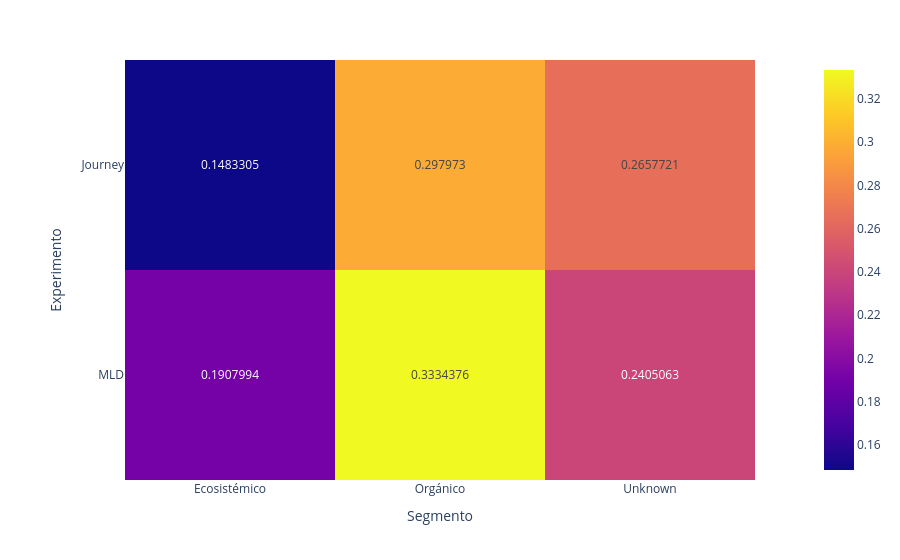

Write notebook code for a chart like this one.
### Markdown cell above
The only variable that appears to be significant is the **system type**. In the organic system, activation rates reach up to 30%, about 5 percentage points higher than the global average, whereas the ecosystem-based system tends to reduce the activation down to 17%.

### Code cell
data_graph = data.groupby(["Experimento", "Segmento"])["Activo"].mean().reset_index()
data_graph = data_graph.pivot(index="Experimento", columns="Segmento", values="Activo")
fig = px.imshow(data_graph, text_auto=True)
fig.show()

### Figure 1 — Plotly figure (JSON) as saved in the notebook; plotly's stock layout.template omitted (floating-point values rounded to 4 significant figures)
{"data": [{"coloraxis": "coloraxis", "hovertemplate": "Segmento: %{x}<br>Experimento: %{y}<br>color: %{z}<extra></extra>", "name": "0", "texttemplate": "%{z}", "type": "heatmap", "x": ["Ecosistémico", "Orgánico", "Unknown"], "xaxis": "x", "y": ["Journey", "MLD"], "yaxis": "y", "z": [[0.1483, 0.298, 0.2658], [0.1908, 0.3334, 0.2405]]}], "layout": {"coloraxis": {"colorscale": [[0, "#0d0887"], [0.1111, "#46039f"], [0.2222, "#7201a8"], [0.3333, "#9c179e"], [0.4444, "#bd3786"], [0.5556, "#d8576b"], [0.6667, "#ed7953"], [0.7778, "#fb9f3a"], [0.8889, "#fdca26"], [1, "#f0f921"]]}, "margin": {"t": 60}, "xaxis": {"anchor": "y", "constrain": "domain", "domain": [0, 1], "scaleanchor": "y", "title": {"text": "Segmento"}}, "yaxis": {"anchor": "x", "autorange": "reversed", "constrain": "domain", "domain": [0, 1], "title": {"text": "Experimento"}}}}
